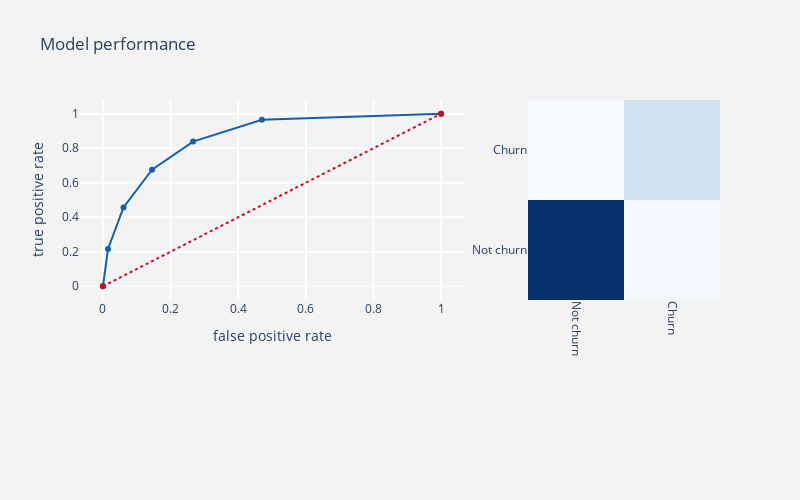

Notebook cell for this chart:
### Markdown cell above
Tomek Links

### Code cell
# Define the undersampler 
tl = TomekLinks(sampling_strategy='majority') 
tl_rus_X,tl_rus_Y= tl.fit_resample(rus_train_X,rus_train_Y)
tl_rus_X = pd.DataFrame(data = tl_rus_X,columns=cols)
tl_rus_Y = pd.DataFrame(data = tl_rus_Y,columns=target_col)
#Knn model
telecom_churn_prediction_alg(knn,tl_rus_X,test_X,
                             tl_rus_Y,test_Y,threshold_plot = True)
name = "TomekLinks_KNN"
table = Return_Analisys(knn,tl_rus_X,test_X,tl_rus_Y,test_Y,table,name)

### Figure 1 — Plotly figure (JSON) as saved in the notebook; plotly's stock layout.template omitted (floating-point values rounded to 4 significant figures)
{"data": [{"line": {"color": "rgb(22, 96, 167)", "width": 2}, "name": "Roc : 0.7651998969934977", "type": "scatter", "x": [0, 0.01498, 0.06073, 0.1451, 0.2666, 0.47, 1], "y": [0, 0.2163, 0.4571, 0.6755, 0.8388, 0.9653, 1]}, {"line": {"color": "rgb(205, 12, 24)", "dash": "dot", "width": 2}, "type": "scatter", "x": [0, 1], "y": [0, 1]}, {"colorscale": [[0, "rgb(247,251,255)"], [0.125, "rgb(222,235,247)"], [0.25, "rgb(198,219,239)"], [0.375, "rgb(158,202,225)"], [0.5, "rgb(107,174,214)"], [0.625, "rgb(66,146,198)"], [0.75, "rgb(33,113,181)"], [0.875, "rgb(8,81,156)"], [1, "rgb(8,48,107)"]], "name": "matrix", "showscale": false, "type": "heatmap", "x": ["Not churn", "Churn"], "xaxis": "x2", "y": ["Not churn", "Churn"], "yaxis": "y2", "z": [[1084, 184], [159, 331]]}], "layout": {"autosize": false, "height": 500, "margin": {"b": 200}, "paper_bgcolor": "rgb(243,243,243)", "plot_bgcolor": "rgb(243,243,243)", "showlegend": false, "title": {"text": "Model performance"}, "width": 800, "xaxis": {"domain": [0, 0.6], "gridcolor": "rgb(255, 255, 255)", "gridwidth": 2, "ticklen": 5, "title": {"text": "false positive rate"}}, "xaxis2": {"domain": [0.7, 1], "gridcolor": "rgb(255, 255, 255)", "tickangle": 90}, "yaxis": {"gridcolor": "rgb(255, 255, 255)", "gridwidth": 2, "ticklen": 5, "title": {"text": "true positive rate"}, "zerolinewidth": 1}, "yaxis2": {"anchor": "x2", "gridcolor": "rgb(255, 255, 255)"}}}
